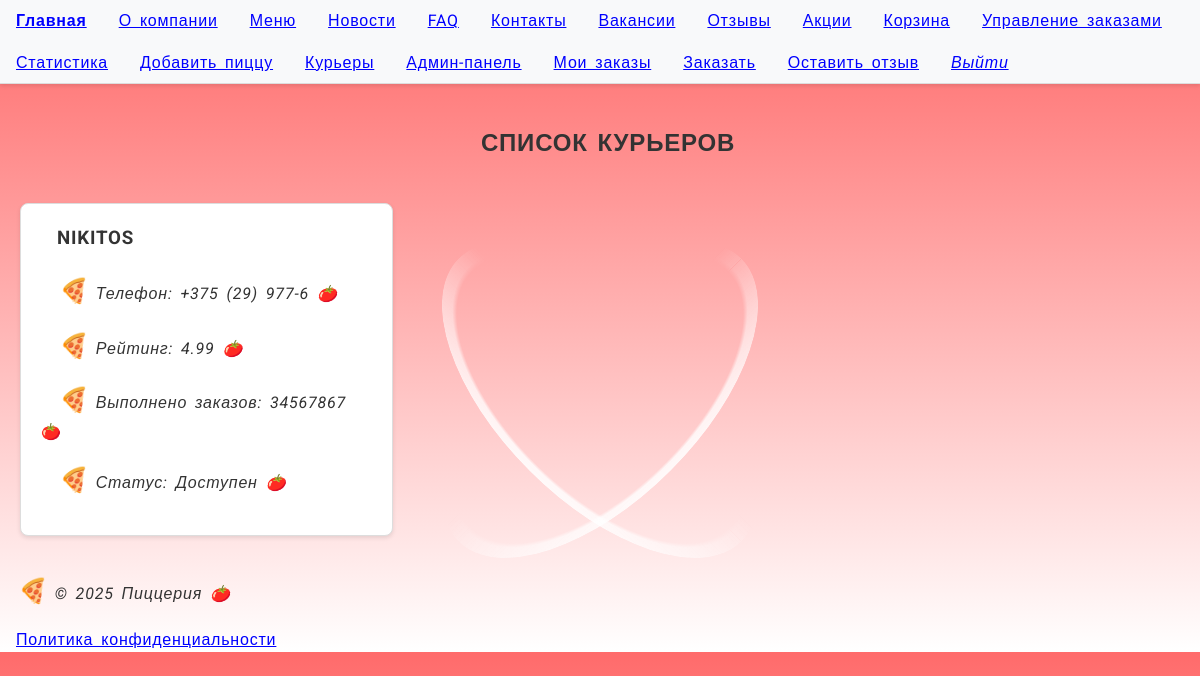
/couriers/ (signed in), run on the app's committed database.
### pizza/models.py (models this page shows, shortened)
class Courier(models.Model):
    user = models.OneToOneField(User, on_delete=models.CASCADE)
    phone = models.CharField(max_length=15)
    earnings = models.DecimalField(max_digits=10, decimal_places=2, default=0)
    completed_orders = models.IntegerField(default=0)
    rating = models.DecimalField(max_digits=3, decimal_places=2, default=5.00)
    is_available = models.BooleanField(default=True)
    working_hours = models.JSONField(default=dict)  # График работы

### pizza/views.py (the view)
# urls.py: path('couriers/', CouriersListView.as_view(), name='couriers_list'),
class CouriersListView(UserPassesTestMixin, ListView):
    model = Courier
    template_name = 'pizza/couriers_list.html'  # Make sure template name matches
    context_object_name = 'couriers'
    def test_func(self):
        return self.request.user.is_staff
    def get_queryset(self):
        return Courier.objects.all().order_by('user__username')

### pizza/templates/pizza/couriers_list.html (shortened to what this page needs)
{% extends 'pizza/base.html' %}
{% block content %}
<div class="container">
    <h2>Список курьеров</h2>
    <div class="couriers-list">
        {% for courier in couriers %}
        <div class="courier-card">
            <h3>{{ courier.user.get_full_name|default:courier.user.username }}</h3>
            <p>Телефон: {{ courier.phone }}</p>
            <p>Рейтинг: {{ courier.rating }}</p>
            <p>Выполнено заказов: {{ courier.completed_orders }}</p>
            <p>Статус: {% if courier.is_available %}Доступен{% else %}Занят{% endif %}</p>
        </div>
        {% empty %}
        <p>Нет доступных курьеров</p>
        {% endfor %}
    </div>
</div>
{% endblock %}

### static/style.css (style rules this page uses)
body { font-family: 'Roboto', Arial, sans-serif; background: linear-gradient(to bottom, #ff6b6b, #ffffff); margin: 0; padding: 0; color: #333; line-height: 1.6; text-indent: 1em; word-spacing: 0.2em; letter-spacing: 0.05em; hyphens: auto; }
h1, h2, h3 { text-transform: uppercase; font-kerning: normal; font-variant: small-caps; }
p::first-letter { font-size: 150%; color: #ff6b6b; }
p::first-line { font-style: italic; }
p::before { content: "🍕 "; }
p::after { content: " 🍅"; }
@media (min-width: 1024px) { body { font-size: 16px; } }
h2 { color: #333; text-align: center; margin: 40px 0 20px; }

### pizza/templates/pizza/couriers_list.html (style rules this page uses)
.couriers-list { display: grid; grid-template-columns: repeat(auto-fill, minmax(300px, 1fr)); gap: 20px; padding: 20px; }
.courier-card { padding: 20px; border: 1px solid #ddd; border-radius: 8px; background: white; box-shadow: 0 2px 4px rgba(0,0,0,0.1); }
.courier-card h3 { margin-top: 0; color: #333; }

### data on the page
Courier: user.get_full_name "NIKITOS", phone "+375 (29) 977-6", rating "4.99", completed_orders "34567867", is_available "Доступен"
